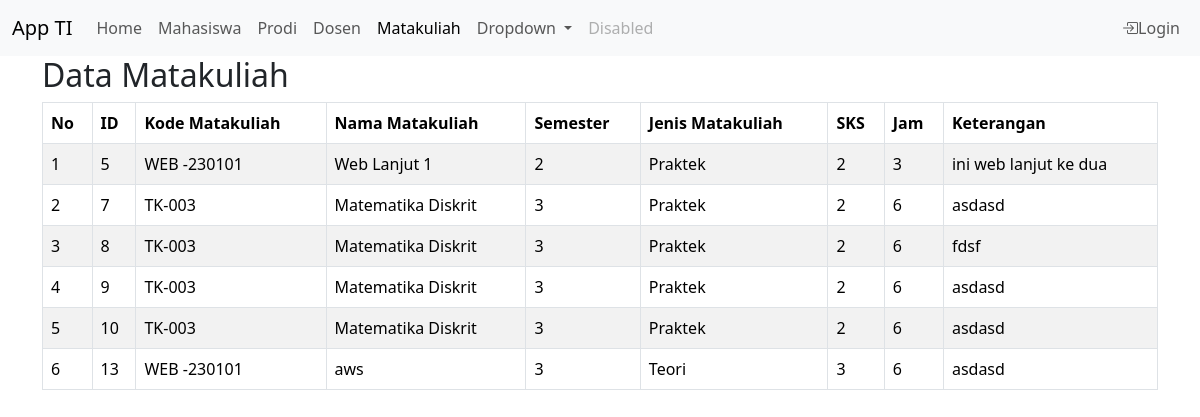
The app's page /frontend/index.php?p=matkul with its own data.
### tables this page shows
CREATE TABLE `matakuliah` (
  `id` int(11) NOT NULL,
  `kode_matakuliah` varchar(100) NOT NULL,
  `nama_matakuliah` varchar(100) NOT NULL,
  `semester` int(15) NOT NULL,
  `jenis_matakuliah` enum('Teori','Praktek','','') NOT NULL,
  `sks` int(20) NOT NULL,
  `jam` int(11) NOT NULL,
  `keterangan` varchar(200) NOT NULL
);

### frontend/matakuliah.php (the view)
<h2>Data Matakuliah</h2>
<table id="example2" class="table table-striped table-bordered">
    <thead>
        <tr>
            <th>No</th>
            <th>ID</th>
            <th>Kode Matakuliah</th>
            <th>Nama Matakuliah</th>
            <th>Semester</th>
            <th>Jenis Matakuliah</th>
            <th>SKS</th>
            <th>Jam</th>
            <th>Keterangan</th>
        </tr>
    </thead>
    <tbody>
<?php
try {
    include 'admin/koneksi.php';
    $stmt = $pdo->prepare("SELECT * FROM matakuliah");
    $stmt->execute();
    $no = 1;
    while ($data_matkul = $stmt->fetch(PDO::FETCH_ASSOC)) {
        ?>
        <tr>
            <td><?= htmlspecialchars($no) ?></td>
            <td><?= htmlspecialchars($data_matkul['id']) ?></td>
            <td><?= htmlspecialchars($data_matkul['kode_matakuliah']) ?></td>
            <td><?= htmlspecialchars($data_matkul['nama_matakuliah']) ?></td>
            <td><?= htmlspecialchars($data_matkul['semester']) ?></td>
            <td><?= htmlspecialchars($data_matkul['jenis_matakuliah']) ?></td>
            <td><?= htmlspecialchars($data_matkul['sks']) ?></td>
            <td><?= htmlspecialchars($data_matkul['jam']) ?></td>
            <td><?= htmlspecialchars($data_matkul['keterangan']) ?></td>
        </tr>
        <?php
        $no++;
    }
} catch(PDOException $e) {
    echo "<tr><td colspan='9' class='text-danger'>Error: " . $e->getMessage() . "</td></tr>";
}
?>
    </tbody>
</table>

### records on screen
matakuliah: id "5", kode_matakuliah "WEB -230101", nama_matakuliah "Web Lanjut 1", semester "2", jenis_matakuliah "Praktek", sks "2", jam "3", keterangan "ini web lanjut ke dua"
matakuliah: id "7", kode_matakuliah "TK-003", nama_matakuliah "Matematika Diskrit", semester "3", jenis_matakuliah "Praktek", sks "2", jam "6", keterangan "asdasd"
matakuliah: id "8", kode_matakuliah "TK-003", nama_matakuliah "Matematika Diskrit", semester "3", jenis_matakuliah "Praktek", sks "2", jam "6", keterangan "fdsf"
matakuliah: id "9", kode_matakuliah "TK-003", nama_matakuliah "Matematika Diskrit", semester "3", jenis_matakuliah "Praktek", sks "2", jam "6", keterangan "asdasd"
matakuliah: id "10", kode_matakuliah "TK-003", nama_matakuliah "Matematika Diskrit", semester "3", jenis_matakuliah "Praktek", sks "2", jam "6", keterangan "asdasd"
matakuliah: id "13", kode_matakuliah "WEB -230101", nama_matakuliah "aws", semester "3", jenis_matakuliah "Teori", sks "3", jam "6", keterangan "asdasd"
